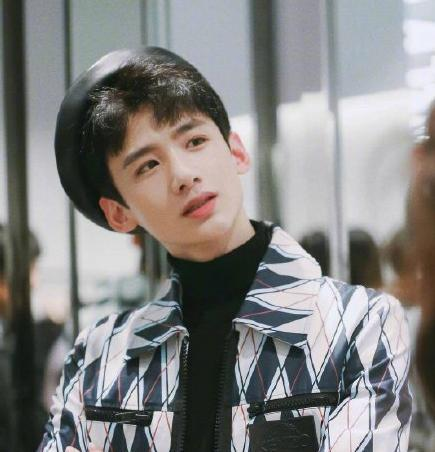
#> input picture xjsd-face-tnn-feature-linux-sdk/tools/test_face04.jpg, 435 x 452 px
$ python face_alignment.py
#> lines starting #> are read from the running program, lines starting #| are printed output that depends on the picture; after the words box and inside, x2 and y2 are one past the last pixel; in counts of white or black regions, pixels touching at a corner belong together
import math
import cv2
import numpy as np


standard_faces = np.array([
    [30.2946, 51.6963],
    [65.5318, 51.5014],
    [48.0252, 71.7366],
    [33.5493, 92.3655],
    [62.7299, 92.2041]],dtype=np.float32)


target_faces = np.array([
    [145.26517,161.15865],
    [192.50267,143.54042],
    [184.4904,179.20639],
    [178.36884,209.08125],
    [218.14134,194.67761]],dtype=np.float32)


src_box = np.array([
    [108.7302, 108.8640]
    ,[236.2352, 241.2891]
    ,[1, 1]
],dtype=np.float32)

M = cv2.estimateAffine2D(target_faces,standard_faces)
M2 = M[0]
print('M2',M2)
tanA = M2[1,0] / M2[1,1]
tanB = -M2[0,1] / M2[0,0]
tanAB = (tanA + tanB) / 2
print('tanAB',tanAB)
angle = np.arctan([tanAB]) * 180 / math.pi
print('angle',angle)
center = (-M2[0,2],-M2[1,2])
print('center',center)
M3 = cv2.getRotationMatrix2D(center,-angle[0],1)

print('M3',M3)
print('src_box',src_box)
dst_box = np.dot(M3,src_box)
print('dst_box',dst_box)


img = cv2.imread("test_face04.jpg")
#> img is the input picture: shape (452, 435, 3); mean B, G, R 130.2, 131.3, 132.1
height, width = img.shape[:2]
#> height = 452; width = 435
src_box = src_box.astype(np.int32)
dst_box = dst_box.astype(np.int32)
dst = cv2.warpAffine(img,M3,(width,height))
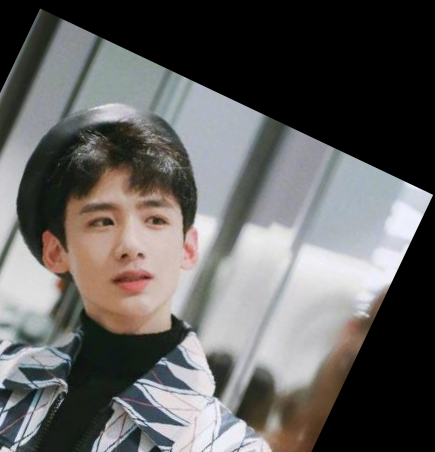
#> dst: shape (452, 435, 3); mean B, G, R 95.1, 96.5, 97.9
cv2.rectangle(dst, dst_box[0],dst_box[1], (0, 255, 0))
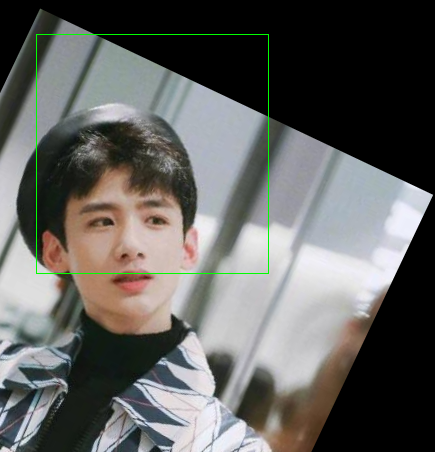
#> dst: shape (452, 435, 3); 0.48% of pixels changed, all inside (x1, y1, x2, y2) = (36, 34, 269, 274)

cv2.rectangle(img, src_box[0],src_box[1], (255, 0, 0))
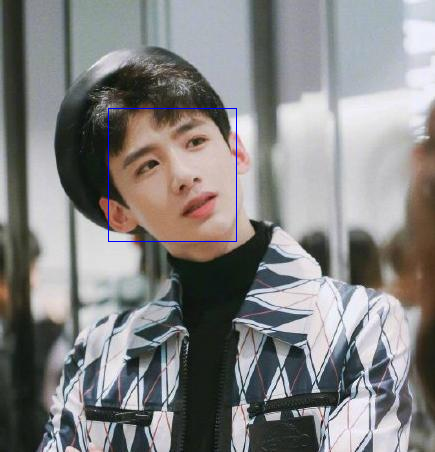
#> img: shape (452, 435, 3); 0.27% of pixels changed, all inside (x1, y1, x2, y2) = (108, 108, 237, 242)
cv2.imshow("img",img)

cv2.imshow("dst",dst)
cv2.waitKey()
cv2.destroyAllWindows()
